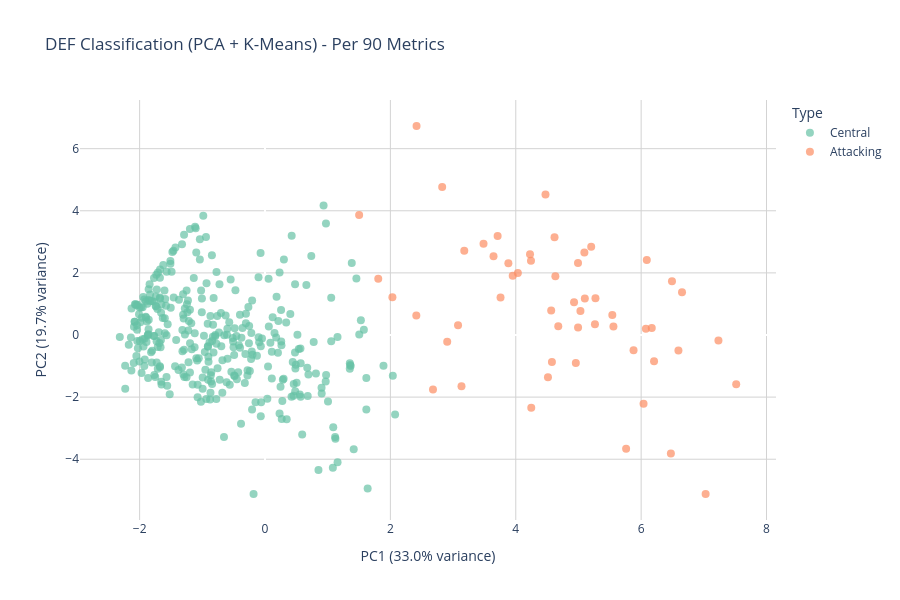

The cell this chart's notebook holds for it:
### Code cell
# =============================================================================
# EXAMPLE 2: Classify Defenders (Attacking vs Central)
# =============================================================================
pgw, def_stats, def_pca, def_kmeans = classify_players(
    df=pgw,
    position='DEF',
    features=features,
    cluster_labels=['Attacking', 'Central'],  # Order: most attacking first
    min_minutes=500
)

### Figure 1 — Plotly figure (JSON) as saved in the notebook; plotly's stock layout.template omitted (floating-point values rounded to 4 significant figures; data arrays with more than 128 entries replaced by an {"elided": "..."} marker saying what was removed)
{"data": [{"customdata": {"elided": "340x4 mixed values"}, "hovertemplate": "<b>%{hovertext}</b><br><br>Type=%{customdata[0]}<br>PC1 (33.0% variance)=%{x:.2f}<br>PC2 (19.7% variance)=%{y:.2f}<br>goals_scored_per90=%{customdata[1]:.2f}<br>tackles_per90=%{customdata[2]:.2f}<br>minutes=%{customdata[3]:.2f}<extra></extra>", "hovertext": {"elided": "340 str values"}, "legendgroup": "Central", "marker": {"color": "rgb(102,194,165)", "opacity": 0.7, "size": 8, "symbol": "circle"}, "mode": "markers", "name": "Central", "orientation": "v", "showlegend": true, "type": "scatter", "x": {"elided": "340 float values"}, "xaxis": "x", "y": {"elided": "340 float values"}, "yaxis": "y"}, {"customdata": {"elided": "54x4 mixed values"}, "hovertemplate": "<b>%{hovertext}</b><br><br>Type=%{customdata[0]}<br>PC1 (33.0% variance)=%{x:.2f}<br>PC2 (19.7% variance)=%{y:.2f}<br>goals_scored_per90=%{customdata[1]:.2f}<br>tackles_per90=%{customdata[2]:.2f}<br>minutes=%{customdata[3]:.2f}<extra></extra>", "hovertext": ["Adrien Truffert", "Bafodé Diakité", "Conor Bradley", "Daniel Ballard", "Daniel Muñoz Mejía", "David Møller Wolfe", "El Hadji Malick Diouf", "Emmanuel Agbadou", "Fabian Schär", "Ferdi Kadıoğlu", "Gabriel Gudmundsson", "Gabriel dos Santos Magalhães", "Hjalmar Ekdal", "Hugo Bueno López", "Ian Maatsen", "Ibrahima Konaté", "Jackson Tchatchoua", "Jaka Bijol", "James Hill", "Joe Rodon", "Jorge Cuenca Barreno", "Josh Acheampong", "Joško Gvardiol", "Jurriën Timber", "Keane Lewis-Potter", "Kevin Danso", "Ladislav Krejcí", "Lamare Bogarde", "Lutsharel Geertruida", "Malick Thiaw", "Marc Guéhi", "Marcos Senesi Barón", "Matheus Nunes", "Maxim De Cuyper", "Maxime Estève", "Maximilian Kilman", "Michael Kayode", "Murillo Costa dos Santos", "Nico O'Reilly", "Nicolò Savona", "Nikola Milenković", "Nordi Mukiele", "Omar Alderete", "Patrick Dorgu", "Pedro Porro Sauceda", "Quilindschy Hartman", "Reinildo Mandava", "Riccardo Calafiori", "Rúben dos Santos Gato Alves Dias", "Santiago Ignacio Bueno", "Toti Gomes", "Trai Hume", "Yerson Mosquera Valdelamar", "Álex Jiménez Sánchez"], "legendgroup": "Attacking", "marker": {"color": "rgb(252,141,98)", "opacity": 0.7, "size": 8, "symbol": "circle"}, "mode": "markers", "name": "Attacking", "orientation": "v", "showlegend": true, "type": "scatter", "x": [4.565, 3.645, 2.679, 6.206, 6.474, 3.882, 4.632, 2.414, 5.094, 4.93, 5.54, 4.247, 3.178, 5.271, 4.958, 6.652, 4.243, 6.09, 2.826, 2.032, 2.417, 5.032, 4.514, 5.76, 4.033, 1.806, 6.595, 1.502, 5.203, 5.879, 6.038, 7.233, 5.558, 7.029, 4.993, 4.227, 4.678, 6.492, 7.516, 4.577, 3.951, 6.076, 4.994, 2.906, 5.263, 5.102, 4.618, 3.134, 3.079, 6.17, 3.711, 3.757, 4.474, 3.486], "xaxis": "x", "y": [0.7876, 2.533, -1.751, -0.8429, -3.816, 2.311, 1.895, 0.6252, 2.661, 1.052, 0.6451, -2.341, 2.711, 1.181, -0.898, 1.377, 2.395, 2.416, 4.763, 1.215, 6.73, 0.7727, -1.363, -3.665, 2.001, 1.814, -0.4967, 3.865, 2.843, -0.4898, -2.211, -0.1744, 0.2748, -5.117, 2.315, 2.599, 0.2839, 1.729, -1.587, -0.8729, 1.907, 0.2027, 0.2399, -0.2139, 0.3503, 1.178, 3.148, -1.648, 0.3134, 0.2226, 3.187, 1.206, 4.524, 2.938], "yaxis": "y"}], "layout": {"height": 600, "hovermode": "closest", "legend": {"title": {"text": "Type"}, "tracegroupgap": 0}, "plot_bgcolor": "white", "title": {"text": "DEF Classification (PCA + K-Means) - Per 90 Metrics"}, "xaxis": {"anchor": "y", "domain": [0, 1], "gridcolor": "lightgray", "showgrid": true, "title": {"text": "PC1 (33.0% variance)"}}, "yaxis": {"anchor": "x", "domain": [0, 1], "gridcolor": "lightgray", "showgrid": true, "title": {"text": "PC2 (19.7% variance)"}}}}
